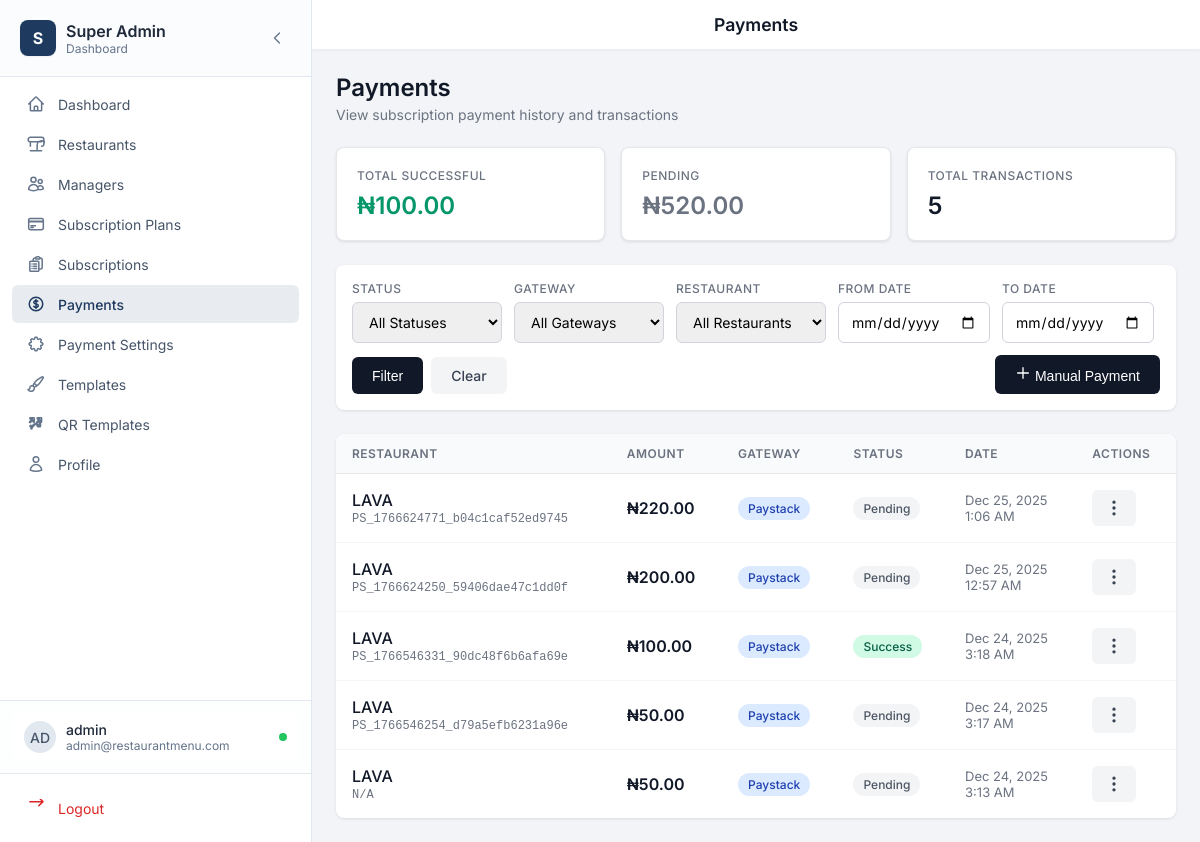
The page /admin/payments.php (signed in) on the database its author committed.
### tables this page shows
CREATE TABLE `payments` (
  `id` int(11) NOT NULL,
  `restaurant_id` int(11) NOT NULL,
  `subscription_id` int(11) NOT NULL,
  `amount` decimal(10,2) NOT NULL,
  `currency` varchar(3) NOT NULL DEFAULT 'NGN',
  `payment_gateway` enum('paystack','flutterwave','manual') NOT NULL,
  `transaction_reference` varchar(100) DEFAULT NULL COMMENT 'Gateway reference',
  `gateway_response` longtext DEFAULT NULL COMMENT 'Full gateway response',
  `status` enum('pending','success','failed','refunded') NOT NULL DEFAULT 'pending',
  `paid_at` datetime DEFAULT NULL,
  `created_at` timestamp NOT NULL DEFAULT current_timestamp()
);

CREATE TABLE `restaurants` (
  `id` int(11) NOT NULL,
  `name` varchar(255) NOT NULL,
  `slug` varchar(255) NOT NULL,
  `logo` varchar(255) DEFAULT NULL,
  `hero_image` varchar(255) DEFAULT NULL,
  `description` text DEFAULT NULL,
  `phone` varchar(50) DEFAULT NULL,
  `email` varchar(255) DEFAULT NULL,
  `address` text DEFAULT NULL,
  `website` varchar(255) DEFAULT NULL,
  `whatsapp_link` varchar(255) DEFAULT NULL,
  `instagram_url` varchar(255) DEFAULT NULL,
  `facebook_url` varchar(255) DEFAULT NULL,
  `twitter_url` varchar(255) DEFAULT NULL,
  `map_latitude` decimal(10,8) DEFAULT NULL,
  `map_longitude` decimal(11,8) DEFAULT NULL,
  `header_menu_items` text DEFAULT NULL,
  `footer_content` text DEFAULT NULL,
  `manager_email` varchar(255) DEFAULT NULL,
  `google_rating` decimal(3,1) DEFAULT 4.5,
  `rating_source` varchar(50) DEFAULT 'Google',
  `template_id` int(11) DEFAULT 1,
  `is_active` tinyint(1) DEFAULT 1,
  `available_items_count` int(11) DEFAULT 0,
  `unavailable_items_count` int(11) DEFAULT 0,
  `subscription_id` int(11) DEFAULT NULL,
  `created_at` timestamp NOT NULL DEFAULT current_timestamp(),
  `updated_at` timestamp NOT NULL DEFAULT current_timestamp() ON UPDATE current_timestamp()
);

### includes/subscription.php (called while the page is built, shortened)
<?php
function formatSubscriptionPrice($amount, $currency = 'NGN') {
    $symbols = [
        'NGN' => '₦',
        'USD' => '$',
        'GBP' => '£',
        'EUR' => '€'
    ];
    $symbol = $symbols[$currency] ?? $currency . ' ';
    return $symbol . number_format($amount, 2);
}

### admin/payments.php (the view, shortened to what this page needs)
<?php
require_once __DIR__ . '/../includes/subscription.php';
$pdo = getDBConnection();
$dateFrom = $_GET['date_from'] ?? '';
$dateTo = $_GET['date_to'] ?? '';
$page = max(1, intval($_GET['page'] ?? 1));
$perPage = 20;
$offset = ($page - 1) * $perPage;
$where = [];
$params = [];
$whereClause = !empty($where) ? 'WHERE ' . implode(' AND ', $where) : '';
$countSql = "SELECT COUNT(*) FROM payments p {$whereClause}";
$stmt = $pdo->prepare($countSql);
$stmt->execute($params);
$totalCount = $stmt->fetchColumn();
$sql = "
    SELECT p.*, r.name as restaurant_name, r.slug as restaurant_slug,
           sp.name as plan_name
    FROM payments p
    JOIN restaurants r ON p.restaurant_id = r.id
    LEFT JOIN subscriptions s ON p.subscription_id = s.id
    LEFT JOIN subscription_plans sp ON s.plan_id = sp.id
    {$whereClause}
    ORDER BY p.created_at DESC
    LIMIT {$perPage} OFFSET {$offset}
";
$stmt = $pdo->prepare($sql);
$stmt->execute($params);
$payments = $stmt->fetchAll(PDO::FETCH_ASSOC);
$totalSuccess = 0;
$totalPending = 0;
try {
    $stmt = $pdo->query("SELECT SUM(amount) FROM payments WHERE status = 'success'");
    $totalSuccess = floatval($stmt->fetchColumn());
    $stmt = $pdo->query("SELECT SUM(amount) FROM payments WHERE status = 'pending'");
    $totalPending = floatval($stmt->fetchColumn());
} catch (PDOException $e) {}
include __DIR__ . '/../includes/admin-layout.php';
?>
<div class="page-header">
    <h1 class="page-title">Payments</h1>
    <p class="page-subtitle">View subscription payment history and transactions</p>
</div>
<div class="payment-stats">
    <div class="stat-card">
        <div class="stat-label">Total Successful</div>
        <div class="stat-value success"><?php echo formatSubscriptionPrice($totalSuccess); ?></div>
    </div>
    <div class="stat-card">
        <div class="stat-label">Pending</div>
        <div class="stat-value pending"><?php echo formatSubscriptionPrice($totalPending); ?></div>
    </div>
    <div class="stat-card">
        <div class="stat-label">Total Transactions</div>
        <div class="stat-value"><?php echo number_format($totalCount); ?></div>
    </div>
</div>
<form class="filters-bar" method="GET" action="">
    <div class="filters-row">
        <div class="filter-group">
            <label>Status</label>
            <select name="status">
                <option value="">All Statuses</option>
            </select>
        </div>
        <div class="filter-group">
            <label>Gateway</label>
            <select name="gateway">
                <option value="">All Gateways</option>
            </select>
        </div>
        <div class="filter-group">
            <label>Restaurant</label>
            <select name="restaurant_id">
                <option value="">All Restaurants</option>
            </select>
        </div>
        <div class="filter-group">
            <label>From Date</label>
            <input type="date" name="date_from" value="<?php echo htmlspecialchars($dateFrom); ?>">
        </div>
        <div class="filter-group">
            <label>To Date</label>
            <input type="date" name="date_to" value="<?php echo htmlspecialchars($dateTo); ?>">
        </div>
        <div class="filter-actions">
            <button type="submit" class="btn-filter">Filter</button>
            <a href="payments.php" class="btn-clear">Clear</a>
        </div>
        <button type="button" class="btn-add" onclick="openManualPaymentModal()">
            <svg xmlns="http://www.w3.org/2000/svg" fill="none" viewBox="0 0 24 24" stroke="currentColor" width="16" height="16">
                <path stroke-linecap="round" stroke-linejoin="round" stroke-width="2" d="M12 4v16m8-8H4" />
            </svg>
            Manual Payment
        </button>
    </div>
</form>
<div class="table-card">
    <?php if (empty($payments)): ?>
        <div class="empty-state">
            <p>No payments found.</p>
        </div>
    <?php else: ?>
        <table class="payments-table">
            <thead>
                <tr>
                    <th>Restaurant</th>
                    <th>Amount</th>
                    <th>Gateway</th>
                    <th>Status</th>
                    <th>Date</th>
                    <th>Actions</th>
                </tr>
            </thead>
            <tbody>
                <?php foreach ($payments as $payment): ?>
                    <tr>
                        <td>
                            <div class="restaurant-info">
                                <span class="restaurant-name"><?php echo htmlspecialchars($payment['restaurant_name']); ?></span>
                                <span class="transaction-ref"><?php echo htmlspecialchars($payment['transaction_reference'] ?? 'N/A'); ?></span>
                            </div>
                        </td>
                        <td>
                            <span class="amount"><?php echo formatSubscriptionPrice($payment['amount'], $payment['currency'] ?? 'NGN'); ?></span>
                        </td>
                        <td>
                            <span class="gateway-badge gateway-<?php echo $payment['payment_gateway']; ?>">
                                <?php echo ucfirst($payment['payment_gateway']); ?>
                            </span>
                        </td>
                        <td>
                            <span class="status-badge status-<?php echo $payment['status']; ?>">
                                <?php echo ucfirst($payment['status']); ?>
                            </span>
                        </td>
                        <td>
                            <div class="date-info">
                                <?php echo date('M j, Y', strtotime($payment['created_at'])); ?><br>
                                <?php echo date('g:i A', strtotime($payment['created_at'])); ?>
                            </div>
                        </td>
                        <td class="actions-cell">
                            <button class="actions-btn" onclick="toggleDropdown(this)" title="Actions">
                                <svg xmlns="http://www.w3.org/2000/svg" fill="none" viewBox="0 0 24 24" stroke="currentColor" width="20" height="20">
                                    <path stroke-linecap="round" stroke-linejoin="round" stroke-width="2" d="M12 5v.01M12 12v.01M12 19v.01M12 6a1 1 0 110-2 1 1 0 010 2zm0 7a1 1 0 110-2 1 1 0 010 2zm0 7a1 1 0 110-2 1 1 0 010 2z" />
                                </svg>
                            </button>
                        </td>
                    </tr>
                <?php endforeach; ?>
            </tbody>
        </table>
    <?php endif; ?>
</div>
<?php include __DIR__ . '/../includes/admin-footer.php'; ?>

### includes/sidebar-admin.php (shortened to what this page needs)
<?php
$currentPath = $_SERVER['REQUEST_URI'];
$userInfo = null;
if (isLoggedIn() && isSuperAdmin()) {
    $pdo = getDBConnection();
    if ($pdo) {
        $userId = getCurrentUserId();
        $stmt = $pdo->prepare("SELECT username, email FROM admins WHERE id = ?");
        $stmt->execute([$userId]);
        $userInfo = $stmt->fetch();
    }
}
$activeId = 'dashboard';
foreach ($navItems as $item) {
    if (strpos($currentPath, $item['href']) !== false) {
        $activeId = $item['id'];
        break;
    }
}
$username = $_SESSION['username'] ?? 'Admin';
$userEmail = $userInfo['email'] ?? '';
$userInitials = strtoupper(substr($username, 0, 2));
?>
<aside class="sidebar-modern" id="sidebar">
    <div class="sidebar-header-modern">
        <div class="sidebar-logo-wrapper">
            <div class="sidebar-logo">
                <div class="logo-icon-modern">S</div>
                <div class="logo-text">
                    <span class="logo-title">Super Admin</span>
                    <span class="logo-subtitle">Dashboard</span>
                </div>
            </div>
        </div>
        <button
            onclick="toggleCollapse()"
            class="collapse-btn-modern"
            aria-label="Collapse sidebar"
        >
            <svg xmlns="http://www.w3.org/2000/svg" fill="none" viewBox="0 0 24 24" stroke-width="2" stroke="currentColor" class="collapse-icon">
                <path stroke-linecap="round" stroke-linejoin="round" d="M15.75 19.5L8.25 12l7.5-7.5" />
            </svg>
        </button>
    </div>
    <nav class="sidebar-nav">
        <ul class="nav-list">
            <?php foreach ($navItems as $item): ?>
                <?php $isActive = $activeId === $item['id']; ?>
                <li>
                    <a
                        href="<?php echo htmlspecialchars($item['href']); ?>"
                        class="nav-item <?php echo $isActive ? 'active' : ''; ?>"
                        title="<?php echo htmlspecialchars($item['name']); ?>"
                    >
                        <div class="nav-icon-wrapper">
                            <svg xmlns="http://www.w3.org/2000/svg" fill="none" viewBox="0 0 24 24" stroke-width="2" stroke="currentColor" class="nav-icon">
                                <path stroke-linecap="round" stroke-linejoin="round" d="<?php echo htmlspecialchars($item['icon']); ?>" />
                            </svg>
                        </div>
                        <span class="nav-text"><?php echo htmlspecialchars($item['name']); ?></span>
                    </a>
                </li>
            <?php endforeach; ?>
        </ul>
    </nav>
    <div class="sidebar-footer-modern">
        <div class="sidebar-profile">
            <?php if (!isset($_COOKIE['sidebar_collapsed']) || $_COOKIE['sidebar_collapsed'] !== 'true'): ?>
                <div class="profile-card">
                    <div class="profile-avatar"><?php echo htmlspecialchars($userInitials); ?></div>
                    <div class="profile-info">
                        <p class="profile-name"><?php echo htmlspecialchars($username); ?></p>
                        <p class="profile-role"><?php echo htmlspecialchars($userEmail ?: 'Administrator'); ?></p>
                    </div>
                    <div class="profile-status" title="Online"></div>
                </div>
            <?php endif; ?>
        </div>
        <div class="sidebar-logout">
            <a
                href="/admin/logout.php"
                class="logout-btn"
                title="Logout"
            >
                <div class="nav-icon-wrapper">
                    <svg xmlns="http://www.w3.org/2000/svg" fill="none" viewBox="0 0 24 24" stroke-width="2" stroke="currentColor" class="nav-icon logout-icon">
                        <path stroke-linecap="round" stroke-linejoin="round" d="M15.75 9l5.5-5.5m0 0l-5.5-5.5m5.5 5.5H3.75" />
                    </svg>
                </div>
                <span class="nav-text">Logout</span>
            </a>
        </div>
    </div>
</aside>

### rows shown on the page
payments: restaurant.name "LAVA", transaction_reference "PS_1766624771_b04c1caf52ed9745", amount+currency "₦220.00", payment_gateway "Paystack", status "Pending", created_at "Dec 25, 2025", created_at "1:06 AM"
payments: restaurant.name "LAVA", transaction_reference "PS_1766624250_59406dae47c1dd0f", amount+currency "₦200.00", payment_gateway "Paystack", status "Pending", created_at "Dec 25, 2025", created_at "12:57 AM"
payments: restaurant.name "LAVA", transaction_reference "PS_1766546331_90dc48f6b6afa69e", amount+currency "₦100.00", payment_gateway "Paystack", status "Success", created_at "Dec 24, 2025", created_at "3:18 AM"
payments: restaurant.name "LAVA", transaction_reference "PS_1766546254_d79a5efb6231a96e", amount+currency "₦50.00", payment_gateway "Paystack", status "Pending", created_at "Dec 24, 2025", created_at "3:17 AM"
payments: restaurant.name "LAVA", transaction_reference "N/A", amount+currency "₦50.00", payment_gateway "Paystack", status "Pending", created_at "Dec 24, 2025", created_at "3:13 AM"

### other values the page prints
$item['name'] "Dashboard"
$item['name'] "Restaurants"
$item['name'] "Managers"
$item['name'] "Subscription Plans"
$item['name'] "Subscriptions"
$item['name'] "Payments"
$item['name'] "Payment Settings"
$item['name'] "Templates"
$item['name'] "QR Templates"
$item['name'] "Profile"
$userInitials "AD"
$username "admin"
$userEmail ?: 'Administrator' "admin@restaurantmenu.com"
$pageTitle "Payments"
formatSubscriptionPrice($totalSuccess) "₦100.00"
